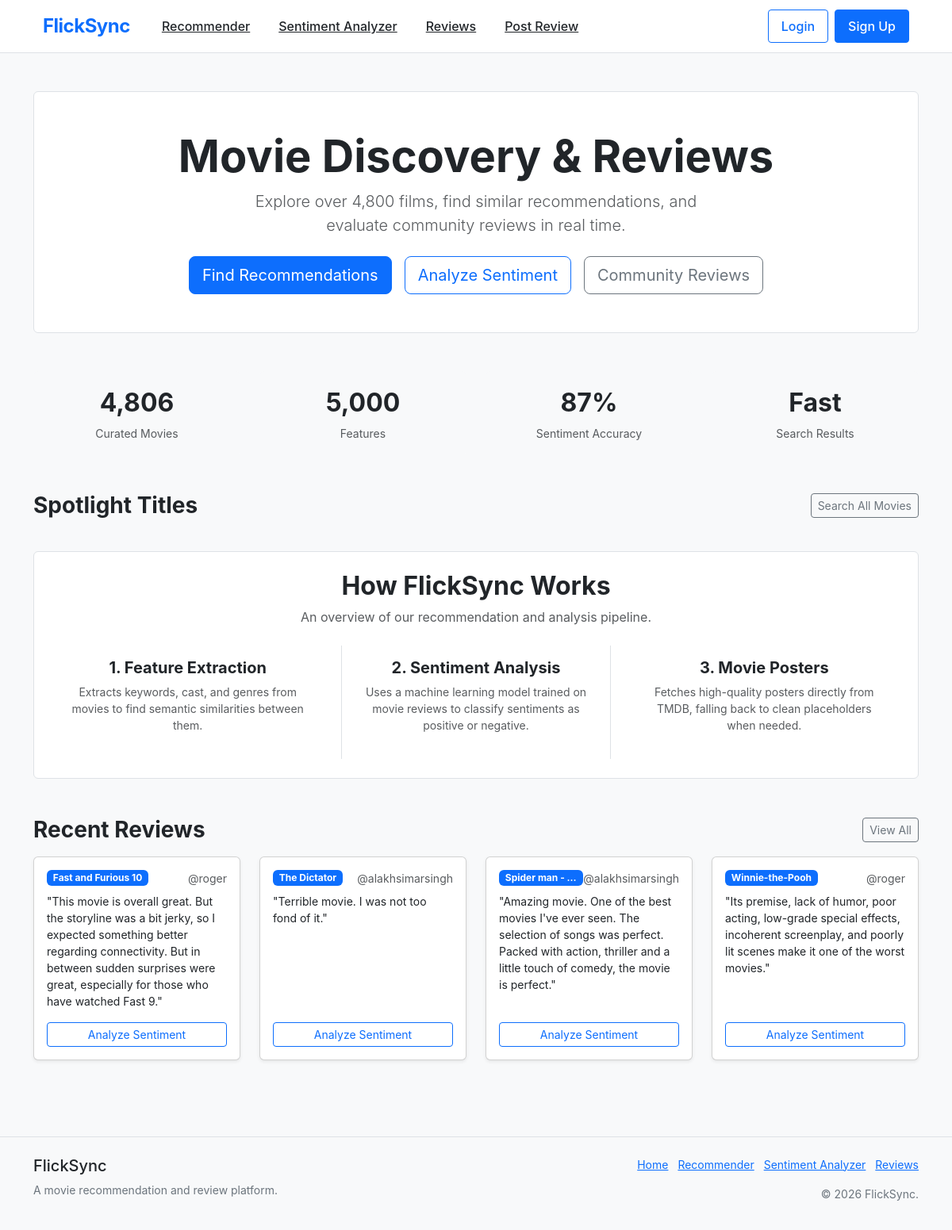
The page / on the database its author committed.
### review/models.py (models this page shows, shortened)
class Review(models.Model):
    user = models.ForeignKey(User, on_delete=models.CASCADE)
    text = models.TextField(max_length=400)
    movie_name = models.CharField(max_length=100,default='Empty')
    photo = models.ImageField(upload_to='photos/',blank=True,null=True)
    created_at = models.DateField(auto_now_add=True)
    updated_at = models.DateTimeField(auto_now=True)

### review/views.py (the view, shortened to what this page needs)
# urls.py: path('', review_views.landing, name='home'),
def landing(request):
    rec_service = RecommendationService.get_instance()
    movie_list = rec_service.get_all_titles()
    spotlight_titles = ["The Dark Knight", "Inception", "Avatar", "Interstellar", "The Avengers", "Pulp Fiction"]
    spotlight_movies = []
    recent_reviews = Review.objects.all().order_by('-created_at')[:4]
    context = {
        'movie_list': movie_list,
        'spotlight_movies': spotlight_movies,
        'recent_reviews': recent_reviews,
    }
    return render(request, 'landing.html', context)

### services/recommendation_service.py (called while the page is built)
    @classmethod
    def get_instance(cls):
        if cls._instance is None:
            cls._instance = cls()
        return cls._instance

    def get_all_titles(self):
        if self.movies is not None and 'title' in self.movies:
            return self.movies['title'].values.tolist()
        return []

### review/templates/landing.html (shortened to what this page needs)
{% extends "layout.html" %}
{% load static %}
{% block content %}
<div class="container py-5">
    <section class="text-center py-5 mb-5 bg-white border rounded">
        <h1 class="display-4 fw-bold">Movie Discovery & Reviews</h1>
        <p class="lead text-muted mx-auto mb-4" style="max-width: 600px;">
            Explore over 4,800 films, find similar recommendations, and evaluate community reviews in real time.
        </p>
        <div class="d-flex justify-content-center gap-3">
            <a href="{% url 'recommender' %}" class="btn btn-primary btn-lg">
                Find Recommendations
            </a>
            <a href="{% url 'sentiment_tool' %}" class="btn btn-outline-primary btn-lg">
                Analyze Sentiment
            </a>
            <a href="{% url 'review_list' %}" class="btn btn-outline-secondary btn-lg">
                Community Reviews
            </a>
        </div>
    </section>
    <section class="mb-5">
        <div class="row g-4 text-center">
            <div class="col-md-3">
                <div class="card p-3 bg-light border-0">
                    <div class="fs-2 fw-bold text-dark mb-1">4,806</div>
                    <div class="text-muted small">Curated Movies</div>
                </div>
            </div>
            <div class="col-md-3">
                <div class="card p-3 bg-light border-0">
                    <div class="fs-2 fw-bold text-dark mb-1">5,000</div>
                    <div class="text-muted small">Features</div>
                </div>
            </div>
            <div class="col-md-3">
                <div class="card p-3 bg-light border-0">
                    <div class="fs-2 fw-bold text-dark mb-1">87%</div>
                    <div class="text-muted small">Sentiment Accuracy</div>
                </div>
            </div>
            <div class="col-md-3">
                <div class="card p-3 bg-light border-0">
                    <div class="fs-2 fw-bold text-dark mb-1">Fast</div>
                    <div class="text-muted small">Search Results</div>
                </div>
            </div>
        </div>
    </section>
    <section class="my-5">
        <div class="d-flex justify-content-between align-items-center mb-3">
            <h3 class="fw-bold mb-0">Spotlight Titles</h3>
            <a href="{% url 'recommender' %}" class="btn btn-sm btn-outline-secondary">
                Search All Movies
            </a>
        </div>
    </section>
    <section class="my-5 bg-white border rounded p-4">
        <div class="text-center mb-4">
            <h2 class="fw-bold">How FlickSync Works</h2>
            <p class="text-muted">An overview of our recommendation and analysis pipeline.</p>
        </div>
        <div class="row g-4 text-center">
            <div class="col-md-4">
                <div class="p-3">
                    <h5 class="fw-bold">1. Feature Extraction</h5>
                    <p class="text-muted small">
                        Extracts keywords, cast, and genres from movies to find semantic similarities between them.
                    </p>
                </div>
            </div>
            <div class="col-md-4">
                <div class="p-3 border-start border-end">
                    <h5 class="fw-bold">2. Sentiment Analysis</h5>
                    <p class="text-muted small">
                        Uses a machine learning model trained on movie reviews to classify sentiments as positive or negative.
                    </p>
                </div>
            </div>
            <div class="col-md-4">
                <div class="p-3">
                    <h5 class="fw-bold">3. Movie Posters</h5>
                    <p class="text-muted small">
                        Fetches high-quality posters directly from TMDB, falling back to clean placeholders when needed.
                    </p>
                </div>
            </div>
        </div>
    </section>
    {% if recent_reviews %}
    <section class="my-5">
        <div class="d-flex justify-content-between align-items-center mb-3">
            <h3 class="fw-bold mb-0">Recent Reviews</h3>
            <a href="{% url 'review_list' %}" class="btn btn-sm btn-outline-secondary">
                View All
            </a>
        </div>
        <div class="row g-4">
            {% for rev in recent_reviews %}
            <div class="col-md-6 col-lg-3">
                <div class="card h-100 shadow-sm">
                    <div class="card-body d-flex flex-column">
                        <div class="d-flex justify-content-between align-items-start mb-2">
                            <span class="badge bg-primary text-truncate" style="max-width: 60%;" title="{{ rev.movie_name }}">
                                {{ rev.movie_name }}
                            </span>
                            <small class="text-muted">@{{ rev.user.username }}</small>
                        </div>
                        <p class="card-text small mb-3">"{{ rev.text }}"</p>
                        <a href="{% url 'review_analyse' rev.id %}" class="btn btn-sm btn-outline-primary mt-auto">
                            Analyze Sentiment
                        </a>
                    </div>
                </div>
            </div>
            {% endfor %}
        </div>
    </section>
    {% endif %}
</div>
{% endblock %}

### static/css/style.css (style rules this page uses)
:root { --primary-color: #0d6efd; --primary-hover: #0b5ed7; --bg-main: #f8f9fa; --text-dark: #212529; --text-muted: #6c757d; --border-light: #dee2e6; }
body { background-color: var(--bg-main); color: var(--text-dark); font-family: -apple-system, BlinkMacSystemFont, "Segoe UI", Roboto, "Helvetica Neue", Arial, sans-serif; min-height: 100vh; display: flex; flex-direction: column; }

### rows shown on the page
Review: movie_name "Fast and Furious 10", user.username "roger", text "This movie is overall great. But the storyline was a bit jerky, so I expected something better regarding connectivity. But in between sudden surprises were great, especially for those who have watched Fast 9."
Review: movie_name "The Dictator", user.username "alakhsimarsingh", text "Terrible movie. I was not too fond of it."
Review: movie_name "Spider man -…", user.username "alakhsimarsingh", text "Amazing movie. One of the best movies I've ever seen. The selection of songs was perfect. Packed with action, thriller and a little touch of comedy, the movie is perfect."
Review: movie_name "Winnie-the-Pooh", user.username "roger", text "Its premise, lack of humor, poor acting, low-grade special effects, incoherent screenplay, and poorly lit scenes make it one of the worst movies."
